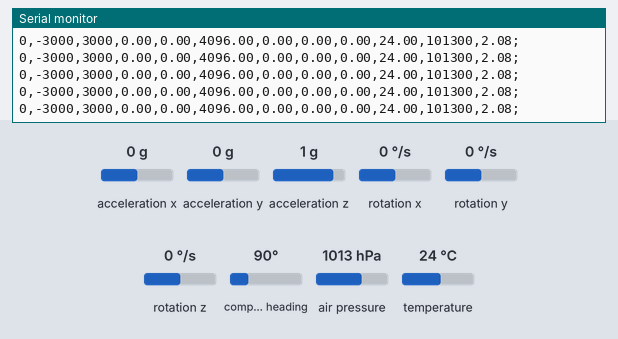
The sketch below on a simulated Arduino Uno, built with avr-gcc and run on an emulated ATmega328P. Parts: the last lines printed to the serial monitor. Wiring (inferred from the names in the program): QMC5883L compass at I2C address 0x0D; MPU-6050 motion sensor at I2C address 0x68. The inputs (shaded band) are chosen by the test bench; at power-on: acceleration z 1 g, acceleration x 0 g, acceleration y 0 g, rotation x 0 °/s, rotation y 0 °/s, rotation z 0 °/s, compass heading 90°, air pressure 1013 hPa, temperature 24 °C.

Above: at 1.7 s.
1.8 s: acceleration z set to 0 g
At 2.7 s:
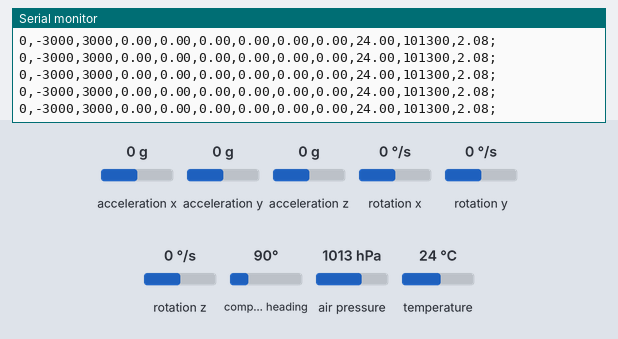
4.8 s: acceleration x set to -1.4 g
At 5.6 s:
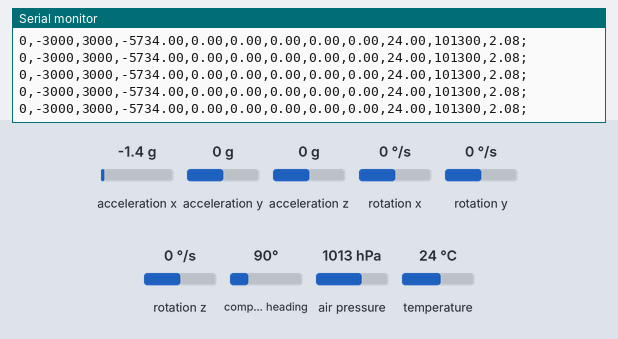
7.8 s: acceleration y set to -1.4 g
At 8.6 s:
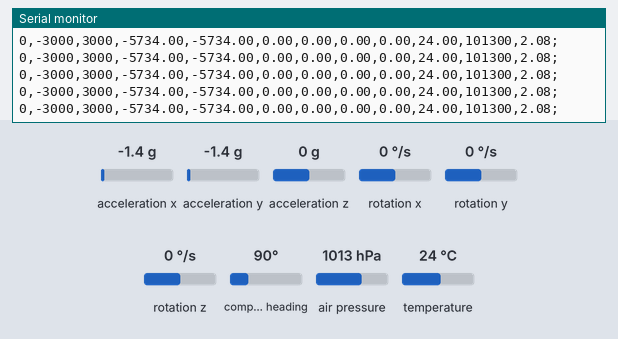
9.3 s: rotation x set to -192 °/s
At 10.0 s:
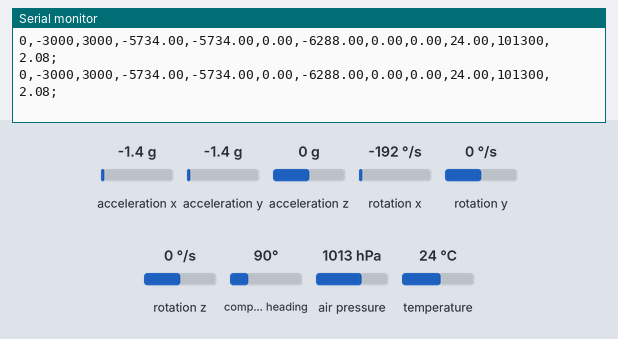
10.8 s: rotation y set to 100 °/s
At 11.6 s:
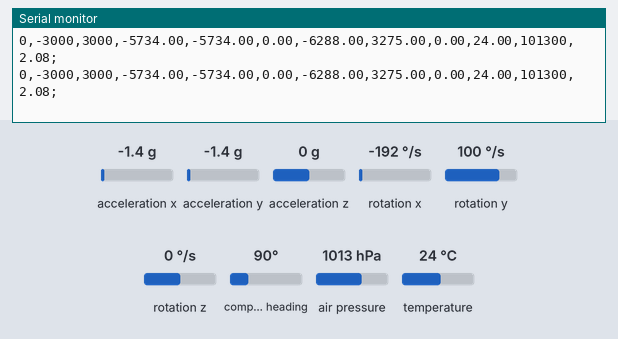
13.8 s: rotation z set to 100 °/s
At 14.8 s:
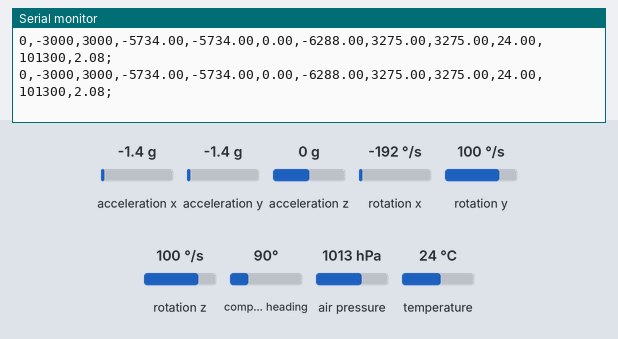

Measured:
- after the input at 1.8 s, the serial monitor: prints a new line at once (image 1)
- after the input at 4.8 s, the serial monitor: prints a new line at once (image 2)
- after the input at 7.8 s, the serial monitor: prints a new line at once (image 3)
- after the input at 9.3 s, the serial monitor: prints a new line at once (image 4)
- after the input at 10.8 s, the serial monitor: prints a new line at once (image 5)
- after the input at 13.8 s, the serial monitor: prints a new line at once (image 6)

The sketch:

YRO_ACC__BAR_TEMP_VALUEShw-290_MAG_GYRO_ACC__BAR_TEMP_VALUES.ino
```cpp
#include <Wire.h> //I2C Arduino Library
#include <Adafruit_BMP085.h>

#define addr 0x0D //I2C Address for The HMC5883
#define MPU  0X68 //I2C Address for The MPU6050
#define seaLevelPressure_hPa 1013.25

Adafruit_BMP085 bmp;
float AccX, AccY, AccZ;
float GyroX, GyroY, GyroZ;
float accAngleX, accAngleY, gyroAngleX, gyroAngleY, gyroAngleZ;
float roll, pitch, yaw;
float AccErrorX, AccErrorY, GyroErrorX, GyroErrorY, GyroErrorZ;
float elapsedTime, currentTime, previousTime;
int c = 0;


void setup() {

  Serial.begin(115200);
      Wire.begin();


    if (!bmp.begin()) {
        Serial.println("Could not find a valid BMP085 sensor, check wiring!");
        while (1) {}
     }

  //SETTING UP ACC/GYRO
      Wire.beginTransmission(MPU);
      Wire.write(0x37);
      Wire.write(0x02);
      Wire.endTransmission();

      Wire.beginTransmission(MPU);
      Wire.write(0x6A);
      Wire.write(0x00);
      Wire.endTransmission();

      //Disable Sleep Mode
      Wire.beginTransmission(MPU);
      Wire.write(0x6B);
      Wire.write(0x00);
      Wire.endTransmission();

      Wire.beginTransmission(MPU);
      Wire.write(0x1C);                  //Talk to the ACCEL_CONFIG register (1C hex)
      Wire.write(0x10);                  //Set the register bits as 00010000 (+/- 8g full scale range)
      Wire.endTransmission(true);
      // Configure Gyro Sensitivity - Full Scale Range (default +/- 250deg/s)
      Wire.beginTransmission(MPU);
      Wire.write(0x1B);                   // Talk to the GYRO_CONFIG register (1B hex)
      Wire.write(0x10);                   // Set the register bits as 00010000 (1000deg/s full scale)
      Wire.endTransmission(true);
      calculate_IMU_error();
      delay(20);


//SETTING UP MAG
      Wire.beginTransmission(addr); //start talking
      Wire.write(0x0B); // Tell the HMC5883 to Continuously Measure
      Wire.write(0x01); // Set the Register
      Wire.endTransmission();
      Wire.beginTransmission(addr); //start talking
      Wire.write(0x09); // Tell the HMC5883 to Continuously Measure
      Wire.write(0x1D); // Set the Register
      Wire.endTransmission();
}

void loop() {

  int x, y, z; //triple axis data

  //Tell the HMC what regist to begin writing data into


  Wire.beginTransmission(addr);
  Wire.write(0x00); //start with register 3.
  Wire.endTransmission();

  //Read the data.. 2 bytes for each axis.. 6 total bytes
  Wire.requestFrom(addr, 6);
  if (6 <= Wire.available()) {
    x = Wire.read(); //MSB  x
    x |= Wire.read() << 8; //LSB  x
    z = Wire.read(); //MSB  z
    z |= Wire.read() << 8; //LSB z
    y = Wire.read(); //MSB y
    y |= Wire.read() << 8; //LSB y
  }

  // Show Values


 /// collecting MPU DATA
  Wire.beginTransmission(MPU);
  Wire.write(0x3B); // Start with register 0x3B (ACCEL_XOUT_H)
  Wire.endTransmission(false);
  Wire.requestFrom(MPU, 6, true); // Read 6 registers total, each axis value is stored in 2 registers
  //For a range of +-2g, we need to divide the raw values by 16384, according to the datasheet
  AccX = (Wire.read() << 8 | Wire.read());// / 16384.0; // X-axis value
  AccY = (Wire.read() << 8 | Wire.read());// / 16384.0; // Y-axis value
  AccZ = (Wire.read() << 8 | Wire.read());// / 16384.0; // Z-axis value
  // Calculating Roll and Pitch from the accelerometer data
  // accAngleX = (atan(AccY / sqrt(pow(AccX, 2) + pow(AccZ, 2))) * 180 / PI) - 0.58; // AccErrorX ~(0.58) See the calculate_IMU_error()custom function for more details
  // accAngleY = (atan(-1 * AccX / sqrt(pow(AccY, 2) + pow(AccZ, 2))) * 180 / PI) + 1.58; // AccErrorY ~(-1.58)
  // === Read gyroscope data === //
  // previousTime = currentTime;        // Previous time is stored before the actual time read
  //currentTime = millis();            // Current time actual time read
  //elapsedTime = (currentTime - previousTime) / 1000; // Divide by 1000 to get seconds


  Wire.beginTransmission(MPU);
  Wire.write(0x43); // Gyro data first register address 0x43
  Wire.endTransmission(false);
  Wire.requestFrom(MPU, 6, true); // Read 4 registers total, each axis value is stored in 2 registers
  GyroX = (Wire.read() << 8 | Wire.read());// / 131.0; // For a 250deg/s range we have to divide first the raw value by 131.0, according to the datasheet
  GyroY = (Wire.read() << 8 | Wire.read());// / 131.0;
  GyroZ = (Wire.read() << 8 | Wire.read());// / 131.0;
  Serial.print(x);
  Serial.print("," );
  Serial.print(y);
  Serial.print("," );
  Serial.print(z);
  Serial.print("," );
  Serial.print(AccX);
  Serial.print("," );
  Serial.print(AccY);
  Serial.print("," );
  Serial.print(AccZ);
  Serial.print("," );
  Serial.print(GyroX);
  Serial.print("," );
  Serial.print(GyroY);
  Serial.print("," );
  Serial.print(GyroZ);
  Serial.print(",");
  Serial.print(bmp.readTemperature());
  Serial.print("," );
  Serial.print(bmp.readPressure());
  Serial.print("," );
  Serial.print(bmp.readAltitude());
  Serial.println(";");


  // Correct the outputs with the calculated error values
  // GyroX = GyroX + 0.56; // GyroErrorX ~(-0.56)
  //GyroY = GyroY - 2; // GyroErrorY ~(2)
  //GyroZ = GyroZ + 0.79; // GyroErrorZ ~ (-0.8)
  // Currently the raw values are in degrees per seconds, deg/s, so we need to multiply by sendonds (s) to get the angle in degrees
  //gyroAngleX = gyroAngleX + GyroX * elapsedTime; // deg/s * s = deg
  //gyroAngleY = gyroAngleY + GyroY * elapsedTime;
  //yaw =  yaw + GyroZ * elapsedTime;
  // Complementary filter - combine acceleromter and gyro angle values
  //roll = 0.96 * gyroAngleX + 0.04 * accAngleX;
  // pitch = 0.96 * gyroAngleY + 0.04 * accAngleY;

  // Print the values on the serial monitor
  //Serial.print("ACC X:" );
  //Serial.print("/");
  //Serial.print(pitch);
  //Serial.print("/");
  //Serial.println(yaw);


  delay(20);
}


void calculate_IMU_error() {
  // We can call this funtion in the setup section to calculate the accelerometer and gyro data error. From here we will get the error values used in the above equations printed on the Serial Monitor.
  // Note that we should place the IMU flat in order to get the proper values, so that we then can the correct values
  // Read accelerometer values 200 times
  while (c < 200) {
    Wire.beginTransmission(MPU);
    Wire.write(0x3B);
    Wire.endTransmission(false);
    Wire.requestFrom(MPU, 6, true);
    AccX = (Wire.read() << 8 | Wire.read()) / 16384.0 ;
    AccY = (Wire.read() << 8 | Wire.read()) / 16384.0 ;
    AccZ = (Wire.read() << 8 | Wire.read()) / 16384.0 ;
    // Sum all readings
    AccErrorX = AccErrorX + ((atan((AccY) / sqrt(pow((AccX), 2) + pow((AccZ), 2))) * 180 / PI));
    AccErrorY = AccErrorY + ((atan(-1 * (AccX) / sqrt(pow((AccY), 2) + pow((AccZ), 2))) * 180 / PI));
    c++;
  }
  //Divide the sum by 200 to get the error value
  AccErrorX = AccErrorX / 200;
  AccErrorY = AccErrorY / 200;
  c = 0;
  // Read gyro values 200 times
  while (c < 200) {
    Wire.beginTransmission(MPU);
    Wire.write(0x43);
    Wire.endTransmission(false);
    Wire.requestFrom(MPU, 6, true);
    GyroX = Wire.read() << 8 | Wire.read();
    GyroY = Wire.read() << 8 | Wire.read();
    GyroZ = Wire.read() << 8 | Wire.read();
    // Sum all readings
    GyroErrorX = GyroErrorX + (GyroX / 131.0);
    GyroErrorY = GyroErrorY + (GyroY / 131.0);
    GyroErrorZ = GyroErrorZ + (GyroZ / 131.0);
    c++;
  }
  //Divide the sum by 200 to get the error value
  GyroErrorX = GyroErrorX / 200;
  GyroErrorY = GyroErrorY / 200;
  GyroErrorZ = GyroErrorZ / 200;
  // Print the error values on the Serial Monitor
  Serial.print("AccErrorX: ");
  Serial.println(AccErrorX);
  Serial.print("AccErrorY: ");
  Serial.println(AccErrorY);
  Serial.print("GyroErrorX: ");
  Serial.println(GyroErrorX);
  Serial.print("GyroErrorY: ");
  Serial.println(GyroErrorY);
  Serial.print("GyroErrorZ: ");
  Serial.println(GyroErrorZ);
}
```
